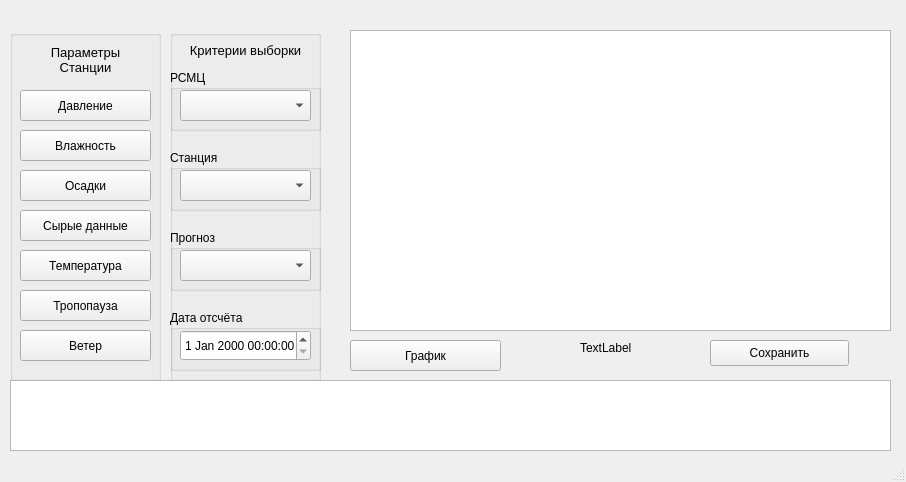
<?xml version="1.0" encoding="UTF-8"?>
<ui version="4.0">
 <class>MainWindow</class>
 <widget class="QMainWindow" name="MainWindow">
  <property name="geometry">
   <rect>
    <x>0</x>
    <y>0</y>
    <width>906</width>
    <height>482</height>
   </rect>
  </property>
  <property name="windowTitle">
   <string>MainWindow</string>
  </property>
  <widget class="QWidget" name="centralwidget">
   <widget class="QTableWidget" name="tableWidget">
    <property name="geometry">
     <rect>
      <x>350</x>
      <y>30</y>
      <width>541</width>
      <height>301</height>
     </rect>
    </property>
   </widget>
   <widget class="QPushButton" name="pushButton">
    <property name="geometry">
     <rect>
      <x>350</x>
      <y>340</y>
      <width>151</width>
      <height>31</height>
     </rect>
    </property>
    <property name="text">
     <string>График</string>
    </property>
   </widget>
   <widget class="QGroupBox" name="dsd">
    <property name="geometry">
     <rect>
      <x>10</x>
      <y>30</y>
      <width>151</width>
      <height>351</height>
     </rect>
    </property>
    <property name="toolTip">
     <string>ысыва</string>
    </property>
    <property name="whatsThis">
     <string>ыявя</string>
    </property>
    <property name="styleSheet">
     <string notr="true">button {
qconicalgradient(cx:0.5, cy:0.5, angle:0, stop:0 rgba(35, 40, 3, 255), stop:0.16 rgba(136, 106, 22, 255), stop:0.225 rgba(166, 140, 41, 255), stop:0.285 rgba(204, 181, 74, 255), stop:0.345 rgba(235, 219, 102, 255), stop:0.415 rgba(245, 236, 112, 255), stop:0.52 rgba(209, 190, 76, 255), stop:0.57 rgba(187, 156, 51, 255), stop:0.635 rgba(168, 142, 42, 255), stop:0.695 rgba(202, 174, 68, 255), stop:0.75 rgba(218, 202, 86, 255), stop:0.815 rgba(208, 187, 73, 255), stop:0.88 rgba(187, 156, 51, 255), stop:0.935 rgba(137, 108, 26, 255), stop:1 rgba(35, 40, 3, 255))
}</string>
    </property>
    <property name="title">
     <string/>
    </property>
    <widget class="QPushButton" name="pushButton_8">
     <property name="geometry">
      <rect>
       <x>10</x>
       <y>60</y>
       <width>131</width>
       <height>31</height>
      </rect>
     </property>
     <property name="text">
      <string>Давление</string>
     </property>
    </widget>
    <widget class="QPushButton" name="pushButton_4">
     <property name="geometry">
      <rect>
       <x>10</x>
       <y>140</y>
       <width>131</width>
       <height>31</height>
      </rect>
     </property>
     <property name="toolTip">
      <string>&lt;!DOCTYPE HTML PUBLIC &quot;-//W3C//DTD HTML 4.0//EN&quot; &quot;http://www.w3.org/TR/REC-html40/strict.dtd&quot;&gt;
&lt;html&gt;&lt;head&gt;&lt;meta name=&quot;qrichtext&quot; content=&quot;1&quot; /&gt;&lt;style type=&quot;text/css&quot;&gt;
p, li { white-space: pre-wrap; }
&lt;/style&gt;&lt;/head&gt;&lt;body style=&quot; font-family:'Sans Serif'; font-size:10pt; font-weight:400; font-style:normal;&quot;&gt;
&lt;p align=&quot;center&quot; style=&quot;-qt-paragraph-type:empty; margin-top:0px; margin-bottom:0px; margin-left:0px; margin-right:0px; -qt-block-indent:0; text-indent:0px;&quot;&gt;&lt;/p&gt;&lt;/body&gt;&lt;/html&gt;</string>
     </property>
     <property name="text">
      <string>Осадки</string>
     </property>
    </widget>
    <widget class="QPushButton" name="pushButton_13">
     <property name="geometry">
      <rect>
       <x>10</x>
       <y>180</y>
       <width>131</width>
       <height>31</height>
      </rect>
     </property>
     <property name="toolTip">
      <string>ffffffffffffff</string>
     </property>
     <property name="styleSheet">
      <string notr="true">button {
qconicalgradient(cx:0.5, cy:0.5, angle:0, stop:0 rgba(35, 40, 3, 255), stop:0.16 rgba(136, 106, 22, 255), stop:0.225 rgba(166, 140, 41, 255), stop:0.285 rgba(204, 181, 74, 255), stop:0.345 rgba(235, 219, 102, 255), stop:0.415 rgba(245, 236, 112, 255), stop:0.52 rgba(209, 190, 76, 255), stop:0.57 rgba(187, 156, 51, 255), stop:0.635 rgba(168, 142, 42, 255), stop:0.695 rgba(202, 174, 68, 255), stop:0.75 rgba(218, 202, 86, 255), stop:0.815 rgba(208, 187, 73, 255), stop:0.88 rgba(187, 156, 51, 255), stop:0.935 rgba(137, 108, 26, 255), stop:1 rgba(35, 40, 3, 255))
}</string>
     </property>
     <property name="text">
      <string>Сырые данные</string>
     </property>
    </widget>
    <widget class="QPushButton" name="pushButton_16">
     <property name="geometry">
      <rect>
       <x>10</x>
       <y>220</y>
       <width>131</width>
       <height>31</height>
      </rect>
     </property>
     <property name="text">
      <string>Температура</string>
     </property>
    </widget>
    <widget class="QPushButton" name="pushButton_15">
     <property name="geometry">
      <rect>
       <x>10</x>
       <y>260</y>
       <width>131</width>
       <height>31</height>
      </rect>
     </property>
     <property name="text">
      <string>Тропопауза</string>
     </property>
    </widget>
    <widget class="QLabel" name="label_3">
     <property name="geometry">
      <rect>
       <x>10</x>
       <y>10</y>
       <width>131</width>
       <height>41</height>
      </rect>
     </property>
     <property name="text">
      <string>&lt;!DOCTYPE HTML PUBLIC &quot;-//W3C//DTD HTML 4.0//EN&quot; &quot;http://www.w3.org/TR/REC-html40/strict.dtd&quot;&gt;
&lt;html&gt;&lt;head&gt;&lt;meta name=&quot;qrichtext&quot; content=&quot;1&quot; /&gt;&lt;style type=&quot;text/css&quot;&gt;
p, li { white-space: pre-wrap; }
&lt;/style&gt;&lt;/head&gt;&lt;body style=&quot; font-family:'Sans Serif'; font-size:10pt; font-weight:400; font-style:normal;&quot;&gt;
&lt;p align=&quot;center&quot; style=&quot; margin-top:0px; margin-bottom:0px; margin-left:0px; margin-right:0px; -qt-block-indent:0; text-indent:0px;&quot;&gt;Параметры&lt;/p&gt;
&lt;p align=&quot;center&quot; style=&quot; margin-top:0px; margin-bottom:0px; margin-left:0px; margin-right:0px; -qt-block-indent:0; text-indent:0px;&quot;&gt;Станции&lt;/p&gt;&lt;/body&gt;&lt;/html&gt;</string>
     </property>
    </widget>
    <widget class="QPushButton" name="pushButton_5">
     <property name="geometry">
      <rect>
       <x>10</x>
       <y>100</y>
       <width>131</width>
       <height>31</height>
      </rect>
     </property>
     <property name="text">
      <string>Влажность</string>
     </property>
    </widget>
    <widget class="QPushButton" name="pushButton_2">
     <property name="geometry">
      <rect>
       <x>10</x>
       <y>300</y>
       <width>131</width>
       <height>31</height>
      </rect>
     </property>
     <property name="text">
      <string>Ветер</string>
     </property>
    </widget>
    <zorder>pushButton_8</zorder>
    <zorder>pushButton_13</zorder>
    <zorder>pushButton_16</zorder>
    <zorder>pushButton_15</zorder>
    <zorder>pushButton_4</zorder>
    <zorder>label_3</zorder>
    <zorder>pushButton_5</zorder>
    <zorder>pushButton_2</zorder>
   </widget>
   <widget class="QGroupBox" name="groupBox">
    <property name="geometry">
     <rect>
      <x>170</x>
      <y>30</y>
      <width>151</width>
      <height>351</height>
     </rect>
    </property>
    <widget class="QLabel" name="label_4">
     <property name="geometry">
      <rect>
       <x>10</x>
       <y>10</y>
       <width>131</width>
       <height>21</height>
      </rect>
     </property>
     <property name="text">
      <string>&lt;!DOCTYPE HTML PUBLIC &quot;-//W3C//DTD HTML 4.0//EN&quot; &quot;http://www.w3.org/TR/REC-html40/strict.dtd&quot;&gt;
&lt;html&gt;&lt;head&gt;&lt;meta name=&quot;qrichtext&quot; content=&quot;1&quot; /&gt;&lt;style type=&quot;text/css&quot;&gt;
p, li { white-space: pre-wrap; }
&lt;/style&gt;&lt;/head&gt;&lt;body style=&quot; font-family:'Sans Serif'; font-size:10pt; font-weight:400; font-style:normal;&quot;&gt;
&lt;p align=&quot;center&quot; style=&quot; margin-top:0px; margin-bottom:0px; margin-left:0px; margin-right:0px; -qt-block-indent:0; text-indent:0px;&quot;&gt;Критерии выборки&lt;/p&gt;&lt;/body&gt;&lt;/html&gt;</string>
     </property>
    </widget>
    <widget class="QGroupBox" name="groupBox_2">
     <property name="geometry">
      <rect>
       <x>0</x>
       <y>40</y>
       <width>151</width>
       <height>61</height>
      </rect>
     </property>
     <property name="title">
      <string>РСМЦ</string>
     </property>
     <widget class="QComboBox" name="comboBox_2">
      <property name="geometry">
       <rect>
        <x>10</x>
        <y>20</y>
        <width>131</width>
        <height>31</height>
       </rect>
      </property>
     </widget>
    </widget>
    <widget class="QGroupBox" name="groupBox_3">
     <property name="geometry">
      <rect>
       <x>0</x>
       <y>120</y>
       <width>151</width>
       <height>61</height>
      </rect>
     </property>
     <property name="title">
      <string>Станция</string>
     </property>
     <widget class="QComboBox" name="comboBox_3">
      <property name="geometry">
       <rect>
        <x>10</x>
        <y>20</y>
        <width>131</width>
        <height>31</height>
       </rect>
      </property>
     </widget>
    </widget>
    <widget class="QGroupBox" name="groupBox_4">
     <property name="geometry">
      <rect>
       <x>0</x>
       <y>200</y>
       <width>151</width>
       <height>61</height>
      </rect>
     </property>
     <property name="title">
      <string>Прогноз</string>
     </property>
     <widget class="QComboBox" name="comboBox_4">
      <property name="geometry">
       <rect>
        <x>10</x>
        <y>20</y>
        <width>131</width>
        <height>31</height>
       </rect>
      </property>
     </widget>
    </widget>
    <widget class="QGroupBox" name="groupBox_5">
     <property name="geometry">
      <rect>
       <x>0</x>
       <y>280</y>
       <width>151</width>
       <height>61</height>
      </rect>
     </property>
     <property name="title">
      <string>Дата отсчёта</string>
     </property>
     <widget class="QDateTimeEdit" name="dateTimeEdit">
      <property name="geometry">
       <rect>
        <x>10</x>
        <y>20</y>
        <width>131</width>
        <height>31</height>
       </rect>
      </property>
     </widget>
    </widget>
   </widget>
   <widget class="QPushButton" name="pushButton_11">
    <property name="geometry">
     <rect>
      <x>710</x>
      <y>340</y>
      <width>139</width>
      <height>26</height>
     </rect>
    </property>
    <property name="text">
     <string>Сохранить</string>
    </property>
   </widget>
   <widget class="QTextBrowser" name="textBrowser">
    <property name="geometry">
     <rect>
      <x>10</x>
      <y>380</y>
      <width>881</width>
      <height>71</height>
     </rect>
    </property>
   </widget>
   <widget class="QLabel" name="label">
    <property name="geometry">
     <rect>
      <x>580</x>
      <y>340</y>
      <width>62</width>
      <height>15</height>
     </rect>
    </property>
    <property name="text">
     <string>TextLabel</string>
    </property>
   </widget>
  </widget>
  <widget class="QStatusBar" name="statusbar"/>
  <action name="actionPlot">
   <property name="text">
    <string>plot</string>
   </property>
   <property name="click" stdset="0">
    <cursorShape>ArrowCursor</cursorShape>
   </property>
  </action>
 </widget>
 <resources/>
 <connections/>
 <slots>
  <signal>signal1()</signal>
 </slots>
</ui>
